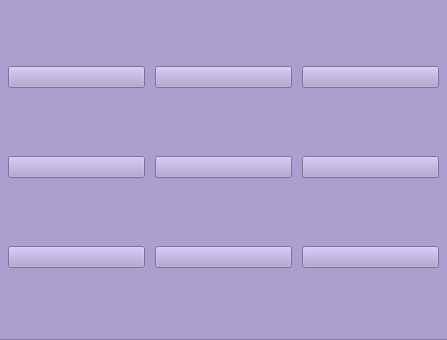
<?xml version="1.0" encoding="UTF-8"?>
<ui version="4.0">
 <class>MenuContains</class>
 <widget class="QWidget" name="MenuContains">
  <property name="geometry">
   <rect>
    <x>0</x>
    <y>0</y>
    <width>447</width>
    <height>340</height>
   </rect>
  </property>
  <property name="windowTitle">
   <string>Form</string>
  </property>
  <widget class="QFrame" name="frame">
   <property name="geometry">
    <rect>
     <x>-1</x>
     <y>-1</y>
     <width>451</width>
     <height>341</height>
    </rect>
   </property>
   <property name="styleSheet">
    <string notr="true">background-color: rgb(171, 159, 208);</string>
   </property>
   <property name="frameShape">
    <enum>QFrame::StyledPanel</enum>
   </property>
   <property name="frameShadow">
    <enum>QFrame::Raised</enum>
   </property>
   <widget class="QWidget" name="gridLayoutWidget">
    <property name="geometry">
     <rect>
      <x>-1</x>
      <y>-1</y>
      <width>451</width>
      <height>341</height>
     </rect>
    </property>
    <layout class="QGridLayout" name="gridLayout">
     <property name="leftMargin">
      <number>10</number>
     </property>
     <property name="topMargin">
      <number>10</number>
     </property>
     <property name="rightMargin">
      <number>10</number>
     </property>
     <property name="bottomMargin">
      <number>10</number>
     </property>
     <property name="spacing">
      <number>10</number>
     </property>
     <item row="1" column="2">
      <widget class="QPushButton" name="pushButton_6">
       <property name="text">
        <string/>
       </property>
       <property name="icon">
        <iconset>
         <normaloff>Iconos/productos.svg</normaloff>Iconos/productos.svg</iconset>
       </property>
       <property name="iconSize">
        <size>
         <width>84</width>
         <height>84</height>
        </size>
       </property>
      </widget>
     </item>
     <item row="2" column="0">
      <widget class="QPushButton" name="pushButton_3">
       <property name="text">
        <string/>
       </property>
       <property name="icon">
        <iconset>
         <normaloff>Iconos/promociones.svg</normaloff>Iconos/promociones.svg</iconset>
       </property>
       <property name="iconSize">
        <size>
         <width>84</width>
         <height>84</height>
        </size>
       </property>
      </widget>
     </item>
     <item row="1" column="0">
      <widget class="QPushButton" name="pushButton_2">
       <property name="text">
        <string/>
       </property>
       <property name="icon">
        <iconset>
         <normaloff>Iconos/ventas.svg</normaloff>Iconos/ventas.svg</iconset>
       </property>
       <property name="iconSize">
        <size>
         <width>84</width>
         <height>84</height>
        </size>
       </property>
      </widget>
     </item>
     <item row="0" column="2">
      <widget class="QPushButton" name="pushButton_4">
       <property name="text">
        <string/>
       </property>
       <property name="icon">
        <iconset>
         <normaloff>Iconos/clientes.svg</normaloff>Iconos/clientes.svg</iconset>
       </property>
       <property name="iconSize">
        <size>
         <width>84</width>
         <height>84</height>
        </size>
       </property>
      </widget>
     </item>
     <item row="0" column="3">
      <widget class="QPushButton" name="pushButton_5">
       <property name="text">
        <string/>
       </property>
       <property name="icon">
        <iconset>
         <normaloff>Iconos/provedoores.svg</normaloff>Iconos/provedoores.svg</iconset>
       </property>
       <property name="iconSize">
        <size>
         <width>84</width>
         <height>84</height>
        </size>
       </property>
      </widget>
     </item>
     <item row="1" column="3">
      <widget class="QPushButton" name="pushButton_7">
       <property name="text">
        <string/>
       </property>
       <property name="icon">
        <iconset>
         <normaloff>Iconos/soporte.svg</normaloff>Iconos/soporte.svg</iconset>
       </property>
       <property name="iconSize">
        <size>
         <width>84</width>
         <height>84</height>
        </size>
       </property>
      </widget>
     </item>
     <item row="2" column="3">
      <widget class="QPushButton" name="pushButton_8">
       <property name="text">
        <string/>
       </property>
       <property name="icon">
        <iconset>
         <normaloff>Iconos/cerrarSesion.svg</normaloff>Iconos/cerrarSesion.svg</iconset>
       </property>
       <property name="iconSize">
        <size>
         <width>84</width>
         <height>84</height>
        </size>
       </property>
      </widget>
     </item>
     <item row="2" column="2">
      <widget class="QPushButton" name="pushButton">
       <property name="sizePolicy">
        <sizepolicy hsizetype="Preferred" vsizetype="Preferred">
         <horstretch>0</horstretch>
         <verstretch>0</verstretch>
        </sizepolicy>
       </property>
       <property name="text">
        <string/>
       </property>
       <property name="icon">
        <iconset>
         <normaloff>Iconos/empleados.svg</normaloff>Iconos/empleados.svg</iconset>
       </property>
       <property name="iconSize">
        <size>
         <width>84</width>
         <height>84</height>
        </size>
       </property>
      </widget>
     </item>
     <item row="0" column="0">
      <widget class="QPushButton" name="pushButton_9">
       <property name="text">
        <string/>
       </property>
       <property name="icon">
        <iconset>
         <normaloff>Iconos/inicio.svg</normaloff>Iconos/inicio.svg</iconset>
       </property>
       <property name="iconSize">
        <size>
         <width>84</width>
         <height>84</height>
        </size>
       </property>
      </widget>
     </item>
    </layout>
   </widget>
  </widget>
 </widget>
 <resources/>
 <connections/>
</ui>
